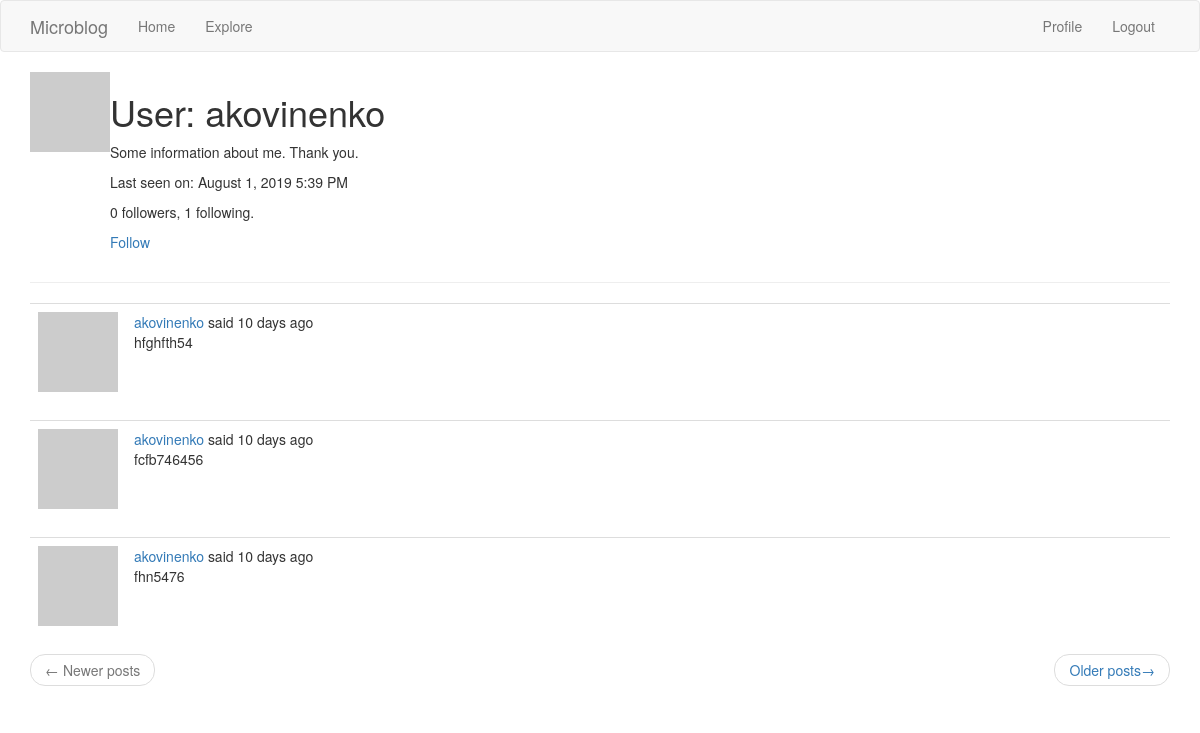
The page /user/akovinenko (signed in) on the database its author committed.
### app/models.py (models this page shows, shortened)
class User(UserMixin, db.Model):
	id = db.Column(db.Integer, primary_key=True)
	username = db.Column(db.String(64), index=True, unique=True)
	email = db.Column(db.String(120), index=True, unique=True)
	password_hash = db.Column(db.String(128))
	posts = db.relationship('Post', backref='author', lazy='dynamic')
	about_me = db.Column(db.String(140))
	last_seen = db.Column(db.DateTime, default=datetime.utcnow)
	followed = db.relationship('User', secondary=followers,
		primaryjoin=(followers.c.follower_id == id),
		secondaryjoin=(followers.c.followed_id == id),
		backref=db.backref('followers', lazy='dynamic'), lazy='dynamic')
	def avatar(self, size):
		digest = md5(self.email.lower().encode('utf-8')).hexdigest()
		return 'https://wwwgravatar.com/avatar/{}?d=identicon&s={}'.format(digest, size)
	def is_following(self, user):
		return self.followed.filter(followers.c.followed_id == user.id).count() > 0

class Post(db.Model):
	id = db.Column(db.Integer, primary_key=True)
	body = db.Column(db.String(140))
	timestamp = db.Column(db.DateTime, index=True, default=datetime.utcnow)
	user_id = db.Column(db.Integer, db.ForeignKey('user.id'))

### app/routes.py (the view)
@app.route('/user/<username>')
@login_required
def user(username):
	user = User.query.filter_by(username=username).first_or_404()
	page = request.args.get('page', 1, type=int)
	posts = user.posts.order_by(Post.timestamp.desc()).paginate(page, app.config['POSTS_PER_PAGE'], False)
	next_url = url_for('user', username=user.username, page=posts.next_num) if posts.has_next else None
	prev_url = url_for('user', username=user.username, page=posts.prev_num) if posts.has_prev else None
	return render_template('user.html', user=user, posts=posts.items, next_url=next_url, prev_url=prev_url)

### app/models.py (called while the page is built)
@login.user_loader
def load_user(id):
	return User.query.get(int(id))

### app/routes.py (called while the page is built)
@app.before_request
def before_request():
	if current_user.is_authenticated:
		current_user.last_seen = datetime.utcnow()
		db.session.commit()
	g.locale = str(get_locale())

### app/templates/user.html
{% extends "base.html" %}
{% block app_content %}
	<table>
		<tr valign="top">
			<td><img src="{{ user.avatar(128) }}"></td>
			<td>
				<h1>User: {{ user.username }}</h1>
				{% if user.about_me %}<p>{{ user.about_me }}</p>{% endif %}
				{% if user.last_seen %}<p>Last seen on: {{ moment(user.last_seen).format('LLL') }}</p>{% endif %}
				<p>{{ user.followers.count() }} followers, {{ user.followed.count() }} following.</p>
				{% if user == current_user %}
				<p><a href="{{ url_for('edit_profile') }}">Edit your profile</a></p>
				{% elif not current_user.is_following(user) %}
				<p><a href="{{ url_for('follow', username=user.username) }}">Follow</a></p>
				{% else %}
				<p><a href="{{ url_for('unfollow', username=user.username) }}">Unfollow</a></p>
				{% endif %}
			</td>
		</tr>
	</table>
	<hr>
	{% for post in posts %}
		{% include '_post.html' %}
	{% endfor %}
	<nav aria-label="...">
		<ul class="pager">
			<li class="previous{% if not prev_url %} disabled{% endif %}">
				<a href="{{ prev_url or '#' }}">
					<span aria-hidden="true">&larr;</span> Newer posts
				</a>
			</li>
			<li class="next{% if not next_url %} disabled{% endif %}">
				<a href="{{ next_url or '#' }}">
					Older posts<span aria-hidden="true">&rarr;</span>
				</a>
			</li>
		</ul>
	</nav>
{% endblock %}

### app/templates/base.html (shortened to what this page needs)
{% extends 'bootstrap/base.html' %}
{% block navbar %}
	<nav class="navbar navbar-default">
		<div class="container">
            <div class="navbar-header">
                <a class="navbar-brand" href="{{ url_for('index') }}">Microblog</a>
            </div>
            <div class="collapse navbar-collapse" id="bs-example-navbar-collapse-1">
                <ul class="nav navbar-nav">
                    <li><a href="{{ url_for('index') }}">Home</a></li>
                    <li><a href="{{ url_for('explore') }}">Explore</a></li>
                </ul>
                <ul class="nav navbar-nav navbar-right">
                    {% if current_user.is_anonymous %}
                    <li><a href="{{ url_for('login') }}">Login</a></li>
                    {% else %}
                    <li><a href="{{ url_for('user', username=current_user.username) }}">Profile</a></li>
                    <li><a href="{{ url_for('logout') }}">Logout</a></li>
                    {% endif %}
                </ul>
            </div>
        </div>
	</nav>
{% endblock %}
{% block content %}
	<div class="container">
		{% block app_content %}{% endblock %}
	</div>
{% endblock %}

### app/templates/_post.html (shortened to what this page needs)
<table class="table table-hover">
	<tr valign="top">
		<td width="70px">
			<a href="{{ url_for('user', username=post.author.username) }}">
				<img src="{{ post.author.avatar(36) }}">
			</a>
		</td>
		<td>
			{{ _('%(username)s said %(when)s', username=user_link, when=moment(post.timestamp).fromNow()) }}
			<br>
			{{ post.body }}
		</td>
	</tr>
</table>

### rows shown on the page
User: username "akovinenko", about_me "Some information about me. Thank you.", last_seen "August 1, 2019 5:39 PM"
Post: body "hfghfth54"
Post: body "fcfb746456"
Post: body "fhn5476"

### other values the page prints
{{ user.followers.count() }} "0"
{{ user.followed.count() }} "1"
